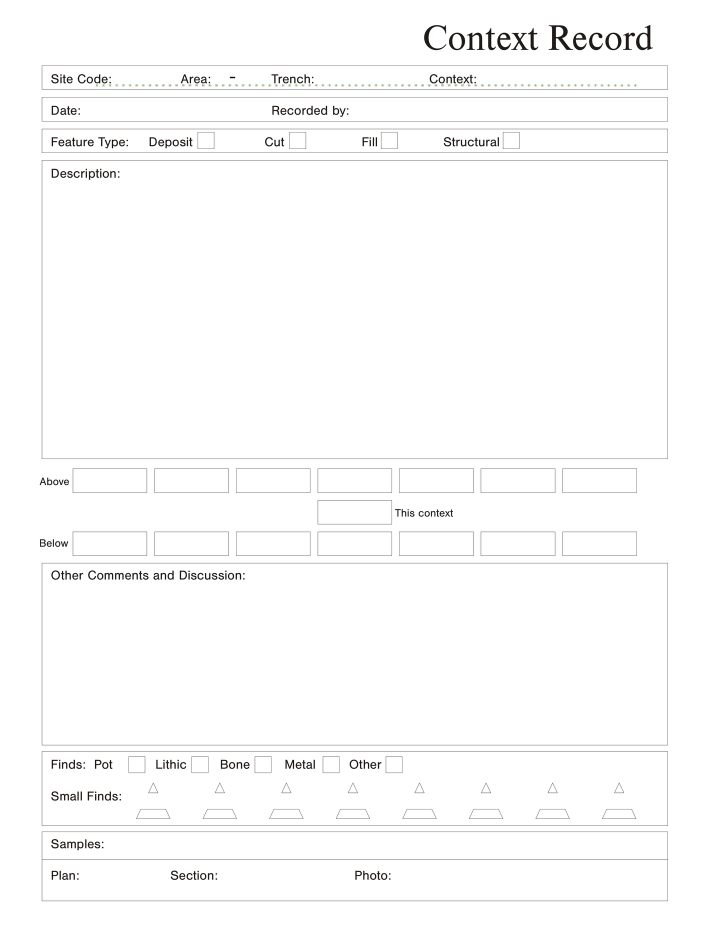
#> input picture context_record_template_nomad.png, 1404 x 1872 px (shown at 1/2 size)
$ python -i visualize-rois.py   (imports and definitions only)
#> lines starting #> are read from the running program, lines starting #| are printed output that depends on the picture
#!/usr/bin/env python3
"""
visualise_rois.py
─────────────────
Draws every field region from FIELD_REGIONS onto the template PNG so you can
verify alignment before running OCR.

Output: a single annotated PNG — open it in Preview/any image viewer.

Usage
-----
    python visualise_rois.py context_record_template_nomad.png
    python visualise_rois.py context_record_template_nomad.png --out check.png

    # NEW: Run the interactive GUI to draw boxes and generate dict entries
    python visualise_rois.py context_record_template_nomad.png --gui

Dependencies
------------
    pip install pillow
    (tkinter is used for the GUI, which is included in standard Python)
"""

import argparse
import sys
from pathlib import Path
from PIL import Image, ImageDraw, ImageFont

# ── Copy of FIELD_REGIONS from parse_context_record.py ───────────────────────
FIELD_REGIONS = {
    "site_code":    {"label": "Site Code",                    "roi": (0.167, 0.077, 0.256, 0.092), "type": "text"},
    "area":         {"label": "Area",                         "roi": (0.301, 0.077, 0.384, 0.092), "type": "text"},
    "trench":       {"label": "Trench",                       "roi": (0.449, 0.077, 0.608, 0.092), "type": "text"},
    "context":      {"label": "Context",                      "roi": (0.684, 0.077, 0.949, 0.092), "type": "text"},
    "date":         {"label": "Date",                         "roi": (0.117, 0.105, 0.380, 0.129), "type": "text"},
    "recorded_by":  {"label": "Recorded by",                  "roi": (0.504, 0.105, 0.948, 0.129), "type": "text"},
    "feature_type": {"label": "Feature Type",                 "roi": (0.281, 0.145, 0.744, 0.163), "type": "checkbox_group",
                     "options": ["Deposit", "Cut", "Fill", "Structural"]},
    "description":  {"label": "Description",                  "roi": (0.070, 0.172, 0.952, 0.496), "type": "text"},
    "above":        {"label": "Above",                        "roi": (0.105, 0.501, 0.910, 0.525), "type": "text"},
    "below":        {"label": "Below",                        "roi": (0.105, 0.568, 0.910, 0.593), "type": "text"},
    "comments":     {"label": "Comments",                     "roi": (0.058, 0.604, 0.951, 0.793), "type": "text"},
    "finds":        {"label": "Finds",                        "roi": (0.173, 0.807, 0.571, 0.827), "type": "checkbox_group",
                     "options": ["Pot", "Lithic", "Bone", "Metal", "Other"]},
    "small_finds":  {"label": "Small Finds",                  "roi": (0.171, 0.835, 0.934, 0.882), "type": "text"},
    "samples":      {"label": "Samples",                      "roi": (0.152, 0.888, 0.947, 0.918), "type": "text"},
    "plan":         {"label": "Plan",                         "roi": (0.115, 0.922, 0.239, 0.953), "type": "text"},
    "section":      {"label": "Section",                      "roi": (0.312, 0.925, 0.501, 0.952), "type": "text"},
    "photo":        {"label": "Photo",                        "roi": (0.559, 0.920, 0.946, 0.960), "type": "text"},
}

CANVAS = {
    "nomad": (1404, 1872),
    "manta": (1920, 2560),
}

COLOURS = {
    "text":           {"box": (220,  60,  60, 120), "label": (180,  30,  30, 255)},
    "checkbox_group": {"box": ( 30, 120, 220, 120), "label": ( 20,  80, 180, 255)},
}

# ─────────────────────────────────────────────────────────────────────────────

def load_font(size: int) -> ImageFont.FreeTypeFont | ImageFont.ImageFont:
    candidates = [
        "/System/Library/Fonts/Helvetica.ttc",
        "/System/Library/Fonts/Arial.ttf",
        "/Library/Fonts/Arial.ttf",
        "/usr/share/fonts/truetype/dejavu/DejaVuSans-Bold.ttf",
        "/usr/share/fonts/truetype/liberation/LiberationSans-Bold.ttf",
        "C:/Windows/Fonts/arial.ttf",
        "C:/Windows/Fonts/calibri.ttf",
    ]
    for path in candidates:
        try:
            return ImageFont.truetype(path, size)
        except (IOError, OSError):
            continue
    return ImageFont.load_default()


def visualise(
    template_path: Path,
    device: str = "nomad",
    out_path: Path | None = None,
    opacity: int = 120,
) -> Path:
#> called with template_path = 'context_record_template_nomad.png', device = 'nomad', opacity = 120
    if device not in CANVAS:
        raise ValueError(f"Unknown device '{device}'. Choose from: {list(CANVAS)}")

    img = Image.open(str(template_path)).convert("RGBA")
    target_w, target_h = CANVAS[device]
    if img.size != (target_w, target_h):
        print(f"  Resizing {img.size} → {(target_w, target_h)} …")
        img = img.resize((target_w, target_h), Image.LANCZOS)

    overlay = Image.new("RGBA", img.size, (0, 0, 0, 0))
#> overlay: PIL image 1404x1872 RGBA; every value is 0
    draw = ImageDraw.Draw(overlay)

    font_label = load_font(max(18, target_h // 110))
    font_coord = load_font(max(14, target_h // 145))

    for field_key, meta in FIELD_REGIONS.items():
        x0f, y0f, x1f, y1f = meta["roi"]
        ftype = meta["type"]
        label = meta["label"]
        colour = COLOURS.get(ftype, COLOURS["text"])

        x0, y0 = int(x0f * target_w), int(y0f * target_h)
        x1, y1 = int(x1f * target_w), int(y1f * target_h)

        fill_colour = colour["box"][:3] + (opacity,)
        draw.rectangle([x0, y0, x1, y1], fill=fill_colour)

        border_colour = colour["label"]
        draw.rectangle([x0, y0, x1, y1], outline=border_colour, width=3)

        label_text = f"{label}  [{field_key}]"
        coord_text = f"({x0f:.3f},{y0f:.3f})→({x1f:.3f},{y1f:.3f})"
        tx, ty = x0 + 6, y0 + 4

        for dx, dy in ((-1, -1), (1, -1), (-1, 1), (1, 1)):
            draw.text((tx + dx, ty + dy), label_text, font=font_label, fill=(255, 255, 255, 230))
        draw.text((tx, ty), label_text, font=font_label, fill=border_colour)

        ty2 = ty + font_label.size + 4 if hasattr(font_label, "size") else ty + 22
        for dx, dy in ((-1, -1), (1, -1), (-1, 1), (1, 1)):
            draw.text((tx + dx, ty2 + dy), coord_text, font=font_coord, fill=(255, 255, 255, 210))
        draw.text((tx, ty2), coord_text, font=font_coord, fill=border_colour)

    result = Image.alpha_composite(img, overlay).convert("RGB")
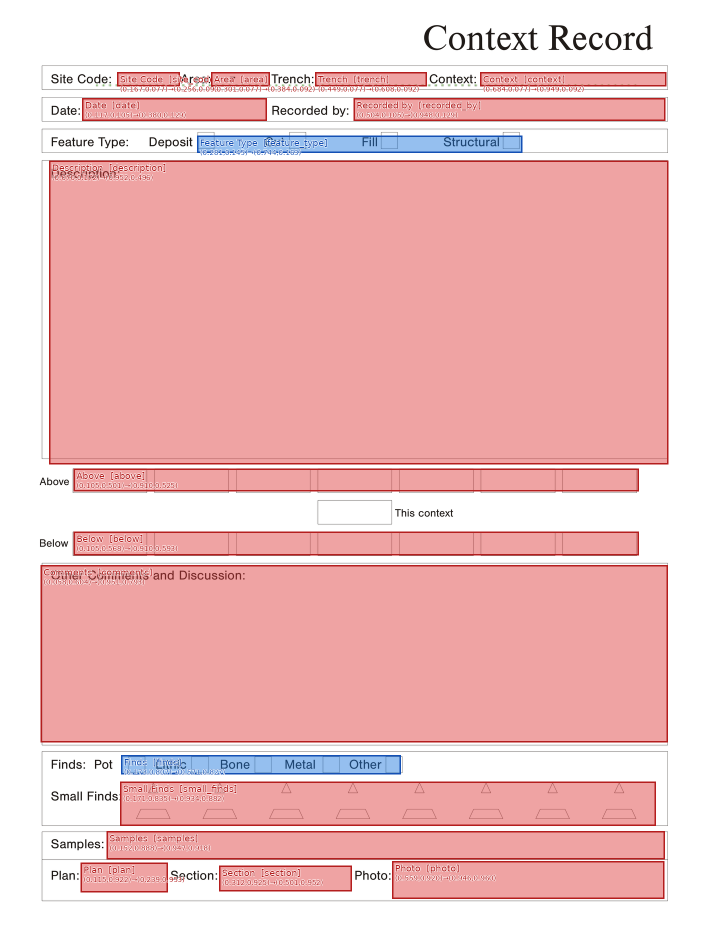
#> result: PIL image 1404x1872 RGB (shown at 1/2 size); mean R, G, B 238.8, 191.4, 192.3
    if out_path is None:
#> (the run stopped early here; a loop or call above may not have finished)
